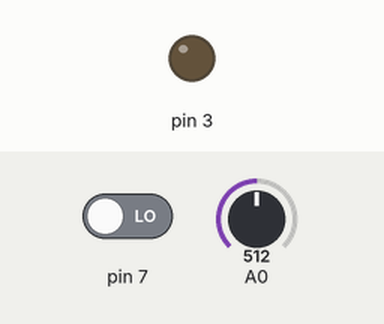
Recording of a sketch running on a simulated Arduino Uno, built with avr-gcc and run on an emulated ATmega328P. On the bench: output pins drawn as LEDs (lit = HIGH). Inputs (shaded band) come from the test bench; at power-on: pin 7 LOW, A0 = 512.

Above: at 1.2 s.
1.3 s: pin 7 driven HIGH
At 2.0 s:
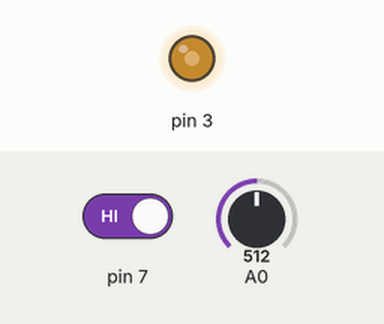
Timing chart, 0 to 4.3 s (numbered marks = the images above; inputs shaded):
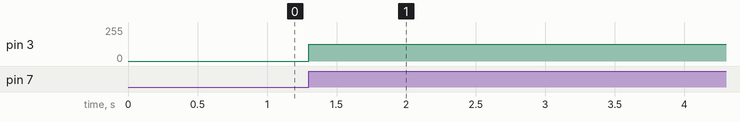

Measured:
- after the input at 1.3 s, pin 3: 0/255 → 127/255 at once

The sketch:

potbtn.ino.ino
```cpp
int a=0;
void setup (){
   pinMode(A0,INPUT);
   pinMode(3,OUTPUT);
   Serial.begin(9600);
   pinMode(7,INPUT);
}

void loop (){
  int buton=digitalRead(7);
  int pot = analogRead (A0);
  pot=map(pot,0,1023,0,255);
  if(buton==HIGH){ a++; }
  if(a==1){ analogWrite(3, pot); }
  if(a==2){ a=0; }
  while(buton==HIGH){ buton=digitalRead(7); delay(50); }
}
```
